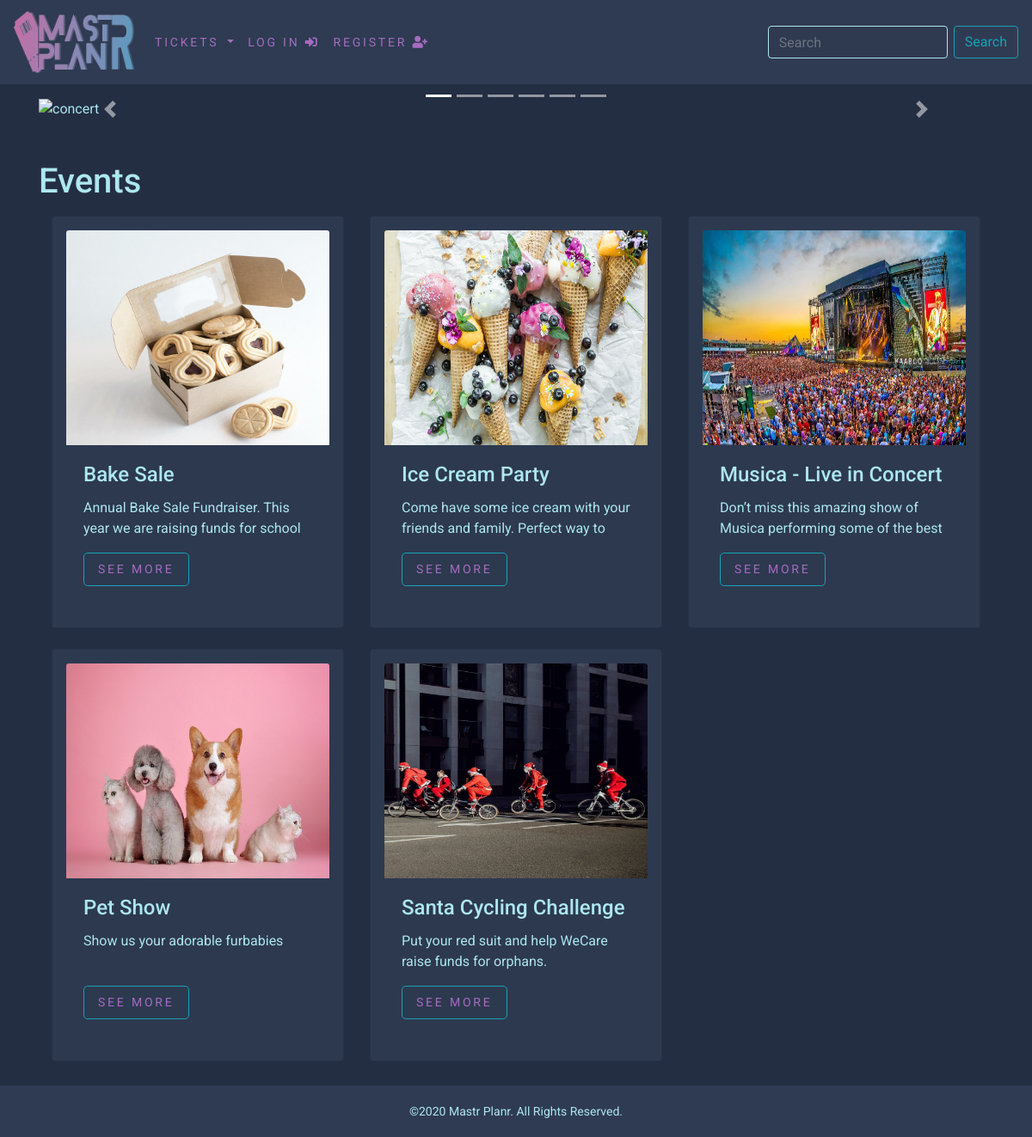
The page / on the database its author committed.
### shop/models.py (models this page shows, shortened)
class Event(models.Model):
    id = models.UUIDField(
        primary_key = True,
        default = uuid.uuid4,
        editable = False
    )
    title = models.CharField(max_length = 25, unique = True)
    description = models.TextField()
    category = models.ForeignKey(Category, on_delete = models.CASCADE)
    price = models.DecimalField(max_digits = 10, decimal_places = 2, null=True)
    organiser = models.ForeignKey(CustomUser, on_delete = models.CASCADE, null=True)
    venue = models.TextField()
    startdate = models.DateField(null=True)
    starttime = models.TimeField(null=True)
    enddate = models.DateField(null=True)
    endtime = models.TimeField(null=True)
    image = models.ImageField(upload_to = 'product', null = True, blank = True)
    stock = models.IntegerField(null=True)
    available = models.BooleanField(default = True)
    created = models.DateTimeField(auto_now_add = True, blank = True, null = True)
    updated = models.DateTimeField(auto_now = True, blank = True, null = True)
    class Meta:
        ordering = ('title',)
        verbose_name = 'event'
        verbose_name_plural = 'events'
    def get_absolute_url(self):
        return reverse('shop:event_detail', args=[self.category.id, self.id])

### shop/views.py (the view)
# urls.py: path('', views.allEveCat, name= 'allEveCat'),
def allEveCat(request, category_id = None):
    my_categories = Category.objects.all()
    c_page = None
    events = None
    if category_id !=None:
        c_page = get_object_or_404(Category, id = category_id )
        events = Event.objects.filter(category = c_page, available = True)
    else:
        events = Event.objects.all().filter(available = True)
    return render(request, 'shop/category.html', {'category': c_page, 'events': events, 'categories': my_categories})

### cart/context_processors.py (called while the page is built)
def counter(request):
    item_count = 0
    if 'admin' in request.path:
        return {}
    else:
        try:
            cart = Cart.objects.filter(cart_id=_cart_id(request))
            cart_items = CartItem.objects.all().filter(cart=cart[:1])
            for cart_item in cart_items:
                item_count += cart_item.quantity
        except Cart.DoesNotExist:
            item_count = 0
    return dict(item_count = item_count)

### cart/views.py (called while the page is built)
def _cart_id(request):
    cart = request.session.session_key
    if not cart:
        cart = request.session.create()
    return cart

### shop/context_processors.py (called while the page is built)
def menu_links(request):
    links = Category.objects.all()
    return dict(links=links)

### shop/models.py (called while the page is built)
    def get_absolute_url(self):
        return reverse('shop:events_by_category', args=[self.id])

### shop/templates/shop/category.html (shortened to what this page needs)
{% extends "base.html" %}
{% load static %}
{% block content %}
<body style="background-image: url(https://static.next-concert.com/view/vt-static/33f6-35c7-32ef-a900-cb17-247c-3da7-212f.png); background-repeat: no-repeat; background-position: center center;  background-size: cover; background-attachment: fixed;">
    <div id="demo" class="carousel slide mt-3" data-ride="carousel">
        <ul class="carousel-indicators">
            <li data-target="#demo" data-slide-to="0" class="active"></li>
            <li data-target="#demo" data-slide-to="1"></li>
            <li data-target="#demo" data-slide-to="2"></li>
            <li data-target="#demo" data-slide-to="3"></li>
            <li data-target="#demo" data-slide-to="4"></li>
            <li data-target="#demo" data-slide-to="5"></li>
        </ul>
        <div class="carousel-inner">
            <div class="carousel-item active">
                <img src="{% static 'images/banner_concert.png' %}" alt="concert" width="1100" height="415">
                <div class="carousel-caption">
                 </div>
            </div>
        </div>
        <a class="carousel-control-prev" href="#demo" data-slide="prev">
            <span class="carousel-control-prev-icon"></span>
        </a>
        <a class="carousel-control-next" href="#demo" data-slide="next">
            <span class="carousel-control-next-icon"></span>
        </a>
    </div>
	<div class = mx-auto>
	{% if category %}
	</div>
	<br>
	<div>
		<h1 class = "text-center my_title">{{category.name}}</h1>
		<p class = "text-justify">{{category.description}}</p>
    </div>
    {% else %}
	</div>
	<br>
	<div>
		<h1 ><a href = "{% url 'shop:event' %}"></a>Events</h1>
	</div>
    {% endif %}
    <div>
		<div class="row mx-auto">
            {% for event in events %}
                <div class="col-lg-4 col-sm-12 mb-4">
					<div class="card p-3" style="height: 60vh; overflow: hidden; background-color: rgba(47, 59, 81, 0.9); color: #ace7ef;">
						<a href="{{event.get_absolute_url}}"><img class="card-img-top" src="{{event.image.url}}" alt="{{event.title}}" width="550" height="250"></a>
						<div class="card-body">
                            <h4 class="card-title">{{event.title}}</h4>
                            <p class="card-text" style="line-height: 1.5em; height: 3em; overflow: hidden;">{{event.description}}</p>
                            <a class = "btn btn-outline-info btn-lg" href="{{event.get_absolute_url}}">See more</a>
						</div>
                    </div>
                </div>
			{% endfor %}
		</div>
		<br>
	</div>
{% endblock %}

### static/css/custom.css (style rules this page uses)
body { font-family: 'Roboto', sans-serif; background-color: #242e42; color: #ace7ef ; }
.nav-item,:any-link,.dropdown-item { color: #a56cc1; letter-spacing: .2em; font-size: 14px; text-transform: uppercase; }

### rows shown on the page
Event: image (picture), title "Bake Sale", description "Annual Bake Sale Fundraiser. This year we are raising funds for school…"
Event: image (picture), title "Ice Cream Party", description "Come have some ice cream with your friends and family. Perfect way to…"
Event: image (picture), title "Musica - Live in Concert", description "Don’t miss this amazing show of Musica performing some of the best…"
Event: image (picture), title "Pet Show", description "Show us your adorable furbabies"
Event: image (picture), title "Santa Cycling Challenge", description "Put your red suit and help WeCare raise funds for orphans."
